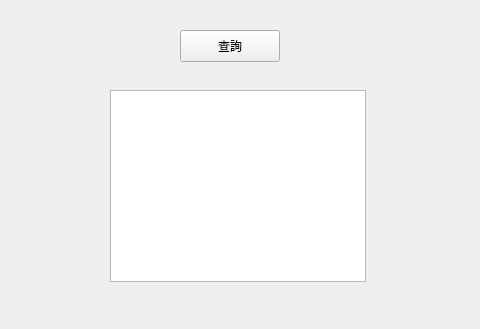
<?xml version="1.0" encoding="UTF-8"?>
<ui version="4.0">
 <class>Form</class>
 <widget class="QWidget" name="Form">
  <property name="geometry">
   <rect>
    <x>0</x>
    <y>0</y>
    <width>480</width>
    <height>329</height>
   </rect>
  </property>
  <property name="windowTitle">
   <string>Form</string>
  </property>
  <widget class="QPushButton" name="pushButton">
   <property name="geometry">
    <rect>
     <x>180</x>
     <y>30</y>
     <width>100</width>
     <height>32</height>
    </rect>
   </property>
   <property name="text">
    <string>查詢</string>
   </property>
  </widget>
  <widget class="QTableView" name="tableView">
   <property name="geometry">
    <rect>
     <x>110</x>
     <y>90</y>
     <width>256</width>
     <height>192</height>
    </rect>
   </property>
  </widget>
 </widget>
 <resources/>
 <connections/>
</ui>
